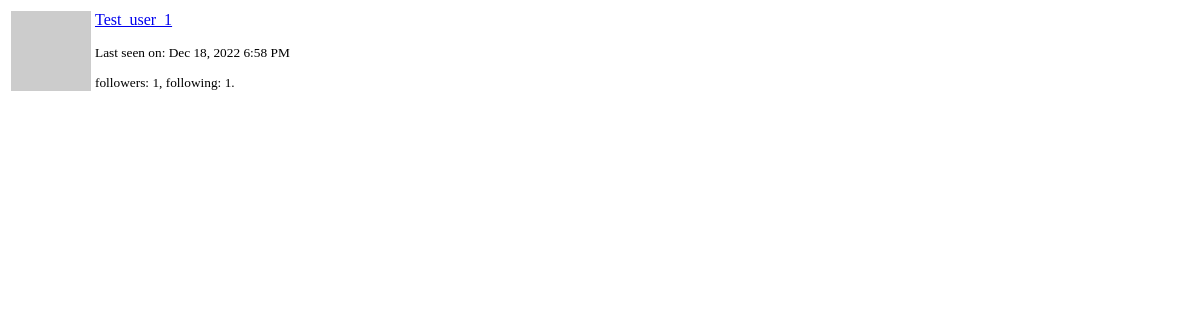
The app's page /user/Test_user_1/popup (signed in), older data.
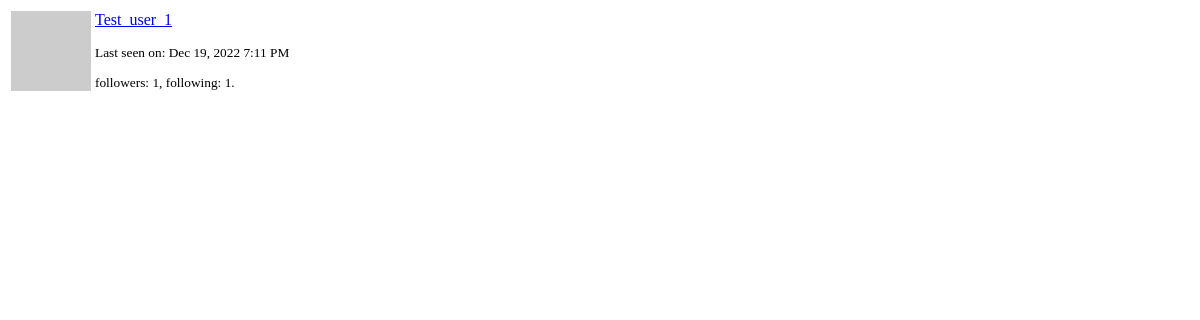
The same page, newer data.
### app/models.py (models this page shows, shortened)
class User(UserMixin, db.Model):
    id = db.Column(db.Integer, primary_key = True)
    username = db.Column(db.String(64), index = True, unique = True)
    email = db.Column(db.String(120), index = True, unique = True)
    password_hash = db.Column(db.String(128))
    posts = db.relationship('Post', backref = 'author', lazy = 'dynamic')
    about_me = db.Column(db.String(140))
    last_seen = db.Column(db.DateTime, default = datetime.utcnow)
    followed = db.relationship('User',
                               secondary = followers,
                               primaryjoin = (followers.c.follower_id == id),
                               secondaryjoin = (followers.c.followed_id == id),
                               backref = db.backref('followers', lazy = 'dynamic'),
                               lazy = 'dynamic')
    def avatar(self, size):
        digest = md5(self.email.lower().encode('utf-8')).hexdigest()
        return 'https://www.gravatar.com/avatar/{}?d=robohash&s={}'.format(digest, size)

### app/routes.py (the view)
@app.route('/user/<username>/popup')
@login_required
def user_popup(username):
    user = User.query.filter_by(username = username).first_or_404()
    form = EmptyForm()
    return render_template('user_popup.html', user = user, form = form)

### app/models.py (called while the page is built)
@login.user_loader
def load_user(id):
    return User.query.get(int(id))

    @classmethod
    def before_commit(cls, session):
        session._changes = {
            'add': list(session.new),
            'update': list(session.dirty),
            'delete': list(session.deleted)
        }

    @classmethod
    def after_commit(cls, session):
        for obj in session._changes['add']:
            if isinstance(obj, SearchableMixin):
                add_to_index(obj.__tablename__, obj)
        for obj in session._changes['update']:
            if isinstance(obj, SearchableMixin):
                add_to_index(obj.__tablename__, obj)
        for obj in session._changes['delete']:
            if isinstance(obj, SearchableMixin):
                remove_from_index(obj.__tablename__, obj)
        session._changes = None

### app/routes.py (called while the page is built)
@app.before_request
def before_request():
    if current_user.is_authenticated:
        current_user.last_seen = datetime.utcnow()
        db.session.commit()
        g.search_form = SearchForm()
    g.locale = str(get_locale())

### app/templates/user_popup.html (shortened to what this page needs)
<table class="table">
    <tr>
        <td width="64px" style="border: 0px;">
            <img src="{{ user.avatar(48) }}">
        </td>
        <td style="border: 0px;">
            <p>
                <a href="{{ url_for('user', username = user.username) }}">
                    {{ user.username }}
                </a>
            </p>
            <small>
                {% if user.last_seen %}
                <p>{{ _('Last seen on') }}: {{ moment(user.last_seen).format('lll') }}</p>
                {% endif %}
                <p>
                    {{ _('followers') }}: {{ user.followers.count() }},
                    {{ _('following') }}: {{ user.followed.count() }}.
                </p>
            </small>
        </td>
    </tr>
</table>

Row changes from the older to the newer data that the page shows:
changed User "Test_user_1": last_seen "Dec 18, 2022 6:58 PM" → "Dec 19, 2022 7:11 PM"
